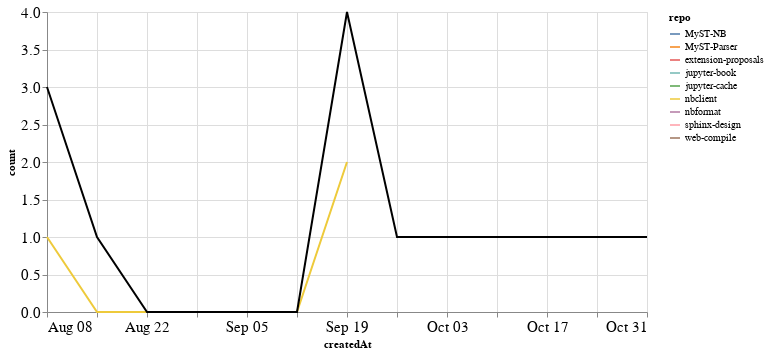

This figure's notebook cell:
### Markdown cell above
### PRs

### Code cell
prs_time = prs.groupby('repo').resample('W', on='createdAt').count()['author'].reset_index()
prs_time = prs_time.rename(columns={'author': 'count'})
prs_time_total = prs_time.groupby('createdAt').agg({"count": "sum"}).reset_index()

ch1 = alt.Chart(prs_time, width=600).mark_line().encode(
    x='createdAt',
    y='count',
    color='repo',
    tooltip="repo"
)

ch2 = alt.Chart(prs_time_total, width=600).mark_line(color="black").encode(
    x='createdAt',
    y='count',
)

ch1 + ch2

### Figure 1 — Vega-Lite specification as saved in the notebook (floating-point values rounded to 4 significant figures)
{"config": {"axisLeft": {"labelFontSize": 15}, "axisBottom": {"labelFontSize": 15}}, "layer": [{"data": {"name": "data-8640bc1b31d7c939f403468338e01c3e"}, "mark": "line", "encoding": {"color": {"type": "nominal", "field": "repo"}, "tooltip": {"type": "nominal", "field": "repo"}, "x": {"type": "temporal", "field": "createdAt"}, "y": {"type": "quantitative", "field": "count"}}, "width": 600}, {"data": {"name": "data-e011673b61b0d3b086ba3a87e9dd045d"}, "mark": {"type": "line", "color": "black"}, "encoding": {"x": {"type": "temporal", "field": "createdAt"}, "y": {"type": "quantitative", "field": "count"}}, "width": 600}], "$schema": "https://vega.github.io/schema/vega-lite/v4.8.1.json", "datasets": {"data-8640bc1b31d7c939f403468338e01c3e": [{"repo": "MyST-NB", "createdAt": "2021-10-03T00:00:00", "count": 1}, {"repo": "MyST-Parser", "createdAt": "2021-08-08T00:00:00", "count": 1}, {"repo": "extension-proposals", "createdAt": "2021-09-19T00:00:00", "count": 1}, {"repo": "jupyter-book", "createdAt": "2021-08-15T00:00:00", "count": 1}, {"repo": "jupyter-cache", "createdAt": "2021-08-08T00:00:00", "count": 1}, {"repo": "nbclient", "createdAt": "2021-08-08T00:00:00", "count": 1}, {"repo": "nbclient", "createdAt": "2021-08-15T00:00:00", "count": 0}, {"repo": "nbclient", "createdAt": "2021-08-22T00:00:00", "count": 0}, {"repo": "nbclient", "createdAt": "2021-08-29T00:00:00", "count": 0}, {"repo": "nbclient", "createdAt": "2021-09-05T00:00:00", "count": 0}, {"repo": "nbclient", "createdAt": "2021-09-12T00:00:00", "count": 0}, {"repo": "nbclient", "createdAt": "2021-09-19T00:00:00", "count": 2}, {"repo": "nbformat", "createdAt": "2021-09-19T00:00:00", "count": 1}, {"repo": "sphinx-design", "createdAt": "2021-10-31T00:00:00", "count": 1}, {"repo": "web-compile", "createdAt": "2021-09-26T00:00:00", "count": 1}], "data-e011673b61b0d3b086ba3a87e9dd045d": [{"createdAt": "2021-08-08T00:00:00", "count": 3}, {"createdAt": "2021-08-15T00:00:00", "count": 1}, {"createdAt": "2021-08-22T00:00:00", "count": 0}, {"createdAt": "2021-08-29T00:00:00", "count": 0}, {"createdAt": "2021-09-05T00:00:00", "count": 0}, {"createdAt": "2021-09-12T00:00:00", "count": 0}, {"createdAt": "2021-09-19T00:00:00", "count": 4}, {"createdAt": "2021-09-26T00:00:00", "count": 1}, {"createdAt": "2021-10-03T00:00:00", "count": 1}, {"createdAt": "2021-10-31T00:00:00", "count": 1}]}}
